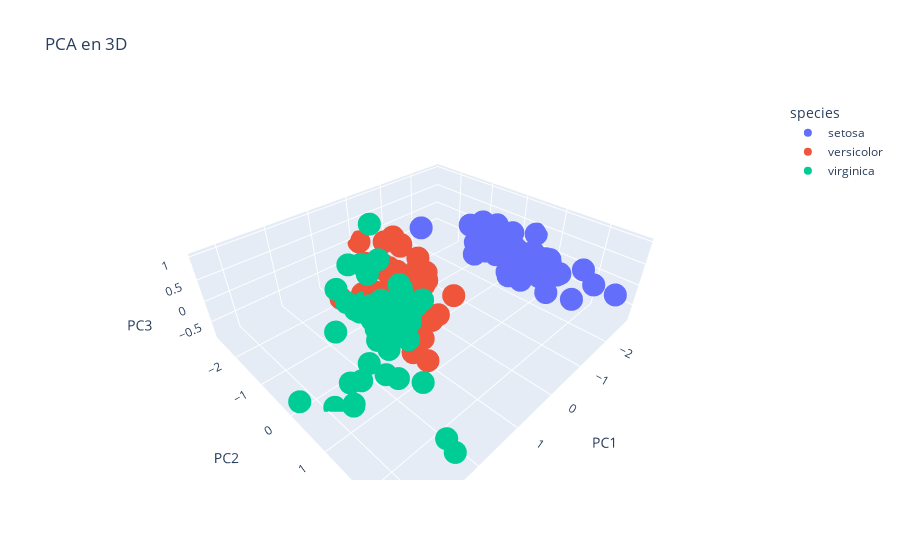

Write notebook code for a chart like this one.
### Code cell
import pandas as pd
import plotly.express as px
from sklearn.decomposition import PCA
from sklearn.preprocessing import StandardScaler
import seaborn as sns

# Cargar el dataset de iris
iris = sns.load_dataset('iris')

# Preparar los datos: eliminar la columna 'species' y normalizar
X = iris.drop('species', axis=1)
scaler = StandardScaler()
X_scaled = scaler.fit_transform(X)

# Aplicar PCA para reducir los datos a 3 componentes
pca = PCA(n_components=3)
X_pca = pca.fit_transform(X_scaled)

# Crear un DataFrame con los resultados de PCA
df_pca = pd.DataFrame(X_pca, columns=['PC1', 'PC2', 'PC3'])
df_pca['species'] = iris['species']

# Graficar los resultados en 3D utilizando plotly
fig = px.scatter_3d(df_pca, x='PC1', y='PC2', z='PC3', color='species', title='PCA en 3D')

# Mostrar la gráfica interactiva
fig.show()
